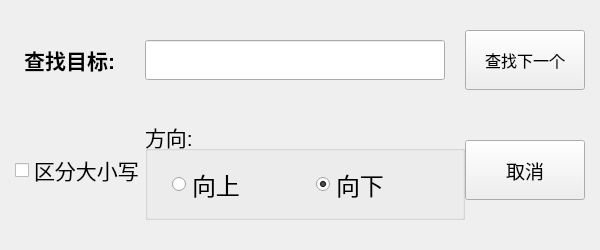
<?xml version="1.0" encoding="UTF-8"?>
<ui version="4.0">
 <class>searchDialog</class>
 <widget class="QDialog" name="searchDialog">
  <property name="geometry">
   <rect>
    <x>0</x>
    <y>0</y>
    <width>600</width>
    <height>250</height>
   </rect>
  </property>
  <property name="minimumSize">
   <size>
    <width>600</width>
    <height>250</height>
   </size>
  </property>
  <property name="maximumSize">
   <size>
    <width>600</width>
    <height>250</height>
   </size>
  </property>
  <property name="windowTitle">
   <string>Dialog</string>
  </property>
  <property name="styleSheet">
   <string notr="true">.QGrounBox{
    border: none;
}
.QPushButton:hover{
    border-color: rgb(0, 119, 255);
}
.QLineEdit:hover{
    border-color: rgb(0, 119, 255);
}</string>
  </property>
  <layout class="QGridLayout" name="gridLayout">
   <property name="leftMargin">
    <number>0</number>
   </property>
   <property name="topMargin">
    <number>0</number>
   </property>
   <property name="rightMargin">
    <number>0</number>
   </property>
   <property name="bottomMargin">
    <number>0</number>
   </property>
   <property name="spacing">
    <number>0</number>
   </property>
   <item row="1" column="2">
    <widget class="QCheckBox" name="checkBox_case">
     <property name="minimumSize">
      <size>
       <width>130</width>
       <height>50</height>
      </size>
     </property>
     <property name="maximumSize">
      <size>
       <width>130</width>
       <height>50</height>
      </size>
     </property>
     <property name="font">
      <font>
       <pointsize>16</pointsize>
      </font>
     </property>
     <property name="focusPolicy">
      <enum>Qt::NoFocus</enum>
     </property>
     <property name="text">
      <string>区分大小写</string>
     </property>
    </widget>
   </item>
   <item row="0" column="3">
    <widget class="QLineEdit" name="lineEdit_search">
     <property name="minimumSize">
      <size>
       <width>300</width>
       <height>40</height>
      </size>
     </property>
     <property name="maximumSize">
      <size>
       <width>300</width>
       <height>40</height>
      </size>
     </property>
    </widget>
   </item>
   <item row="0" column="2">
    <widget class="QLabel" name="label">
     <property name="minimumSize">
      <size>
       <width>100</width>
       <height>60</height>
      </size>
     </property>
     <property name="maximumSize">
      <size>
       <width>100</width>
       <height>60</height>
      </size>
     </property>
     <property name="font">
      <font>
       <pointsize>16</pointsize>
       <bold>true</bold>
      </font>
     </property>
     <property name="text">
      <string>查找目标:</string>
     </property>
     <property name="alignment">
      <set>Qt::AlignRight|Qt::AlignTrailing|Qt::AlignVCenter</set>
     </property>
    </widget>
   </item>
   <item row="1" column="4">
    <widget class="QPushButton" name="btn_cancel">
     <property name="minimumSize">
      <size>
       <width>120</width>
       <height>60</height>
      </size>
     </property>
     <property name="maximumSize">
      <size>
       <width>120</width>
       <height>60</height>
      </size>
     </property>
     <property name="font">
      <font>
       <pointsize>14</pointsize>
      </font>
     </property>
     <property name="focusPolicy">
      <enum>Qt::NoFocus</enum>
     </property>
     <property name="text">
      <string>取消</string>
     </property>
    </widget>
   </item>
   <item row="0" column="1">
    <spacer name="horizontalSpacer_4">
     <property name="orientation">
      <enum>Qt::Horizontal</enum>
     </property>
     <property name="sizeHint" stdset="0">
      <size>
       <width>40</width>
       <height>20</height>
      </size>
     </property>
    </spacer>
   </item>
   <item row="0" column="6">
    <spacer name="horizontalSpacer_2">
     <property name="orientation">
      <enum>Qt::Horizontal</enum>
     </property>
     <property name="sizeHint" stdset="0">
      <size>
       <width>40</width>
       <height>20</height>
      </size>
     </property>
    </spacer>
   </item>
   <item row="1" column="3">
    <widget class="QGroupBox" name="groupBox">
     <property name="minimumSize">
      <size>
       <width>320</width>
       <height>100</height>
      </size>
     </property>
     <property name="maximumSize">
      <size>
       <width>320</width>
       <height>100</height>
      </size>
     </property>
     <property name="font">
      <font>
       <pointsize>16</pointsize>
      </font>
     </property>
     <property name="title">
      <string>方向:</string>
     </property>
     <layout class="QHBoxLayout" name="horizontalLayout">
      <property name="spacing">
       <number>0</number>
      </property>
      <property name="leftMargin">
       <number>0</number>
      </property>
      <property name="topMargin">
       <number>0</number>
      </property>
      <property name="rightMargin">
       <number>0</number>
      </property>
      <property name="bottomMargin">
       <number>0</number>
      </property>
      <item>
       <widget class="QRadioButton" name="radioButton_up">
        <property name="minimumSize">
         <size>
          <width>120</width>
          <height>60</height>
         </size>
        </property>
        <property name="maximumSize">
         <size>
          <width>120</width>
          <height>60</height>
         </size>
        </property>
        <property name="font">
         <font>
          <pointsize>18</pointsize>
          <stylestrategy>PreferDefault</stylestrategy>
          <kerning>true</kerning>
         </font>
        </property>
        <property name="focusPolicy">
         <enum>Qt::NoFocus</enum>
        </property>
        <property name="layoutDirection">
         <enum>Qt::LeftToRight</enum>
        </property>
        <property name="text">
         <string>向上</string>
        </property>
        <property name="checked">
         <bool>false</bool>
        </property>
       </widget>
      </item>
      <item>
       <widget class="QRadioButton" name="radioButton_down">
        <property name="minimumSize">
         <size>
          <width>120</width>
          <height>60</height>
         </size>
        </property>
        <property name="maximumSize">
         <size>
          <width>120</width>
          <height>60</height>
         </size>
        </property>
        <property name="font">
         <font>
          <pointsize>18</pointsize>
          <stylestrategy>PreferDefault</stylestrategy>
          <kerning>true</kerning>
         </font>
        </property>
        <property name="focusPolicy">
         <enum>Qt::NoFocus</enum>
        </property>
        <property name="layoutDirection">
         <enum>Qt::LeftToRight</enum>
        </property>
        <property name="text">
         <string>向下</string>
        </property>
        <property name="checked">
         <bool>true</bool>
        </property>
       </widget>
      </item>
     </layout>
    </widget>
   </item>
   <item row="0" column="0">
    <spacer name="horizontalSpacer">
     <property name="orientation">
      <enum>Qt::Horizontal</enum>
     </property>
     <property name="sizeHint" stdset="0">
      <size>
       <width>40</width>
       <height>20</height>
      </size>
     </property>
    </spacer>
   </item>
   <item row="0" column="4">
    <widget class="QPushButton" name="btn_next">
     <property name="minimumSize">
      <size>
       <width>120</width>
       <height>60</height>
      </size>
     </property>
     <property name="maximumSize">
      <size>
       <width>120</width>
       <height>60</height>
      </size>
     </property>
     <property name="font">
      <font>
       <pointsize>12</pointsize>
      </font>
     </property>
     <property name="focusPolicy">
      <enum>Qt::NoFocus</enum>
     </property>
     <property name="text">
      <string>查找下一个</string>
     </property>
    </widget>
   </item>
   <item row="0" column="5">
    <spacer name="horizontalSpacer_5">
     <property name="orientation">
      <enum>Qt::Horizontal</enum>
     </property>
     <property name="sizeHint" stdset="0">
      <size>
       <width>40</width>
       <height>20</height>
      </size>
     </property>
    </spacer>
   </item>
  </layout>
 </widget>
 <resources/>
 <connections/>
</ui>
